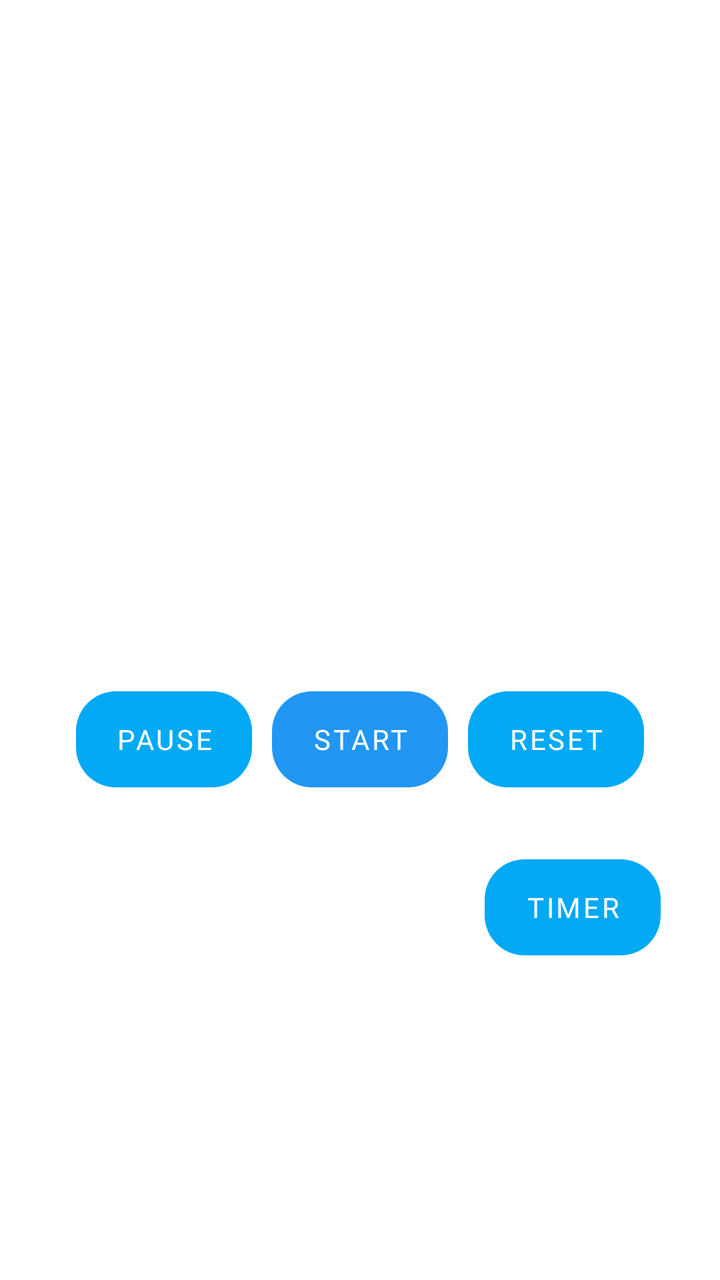
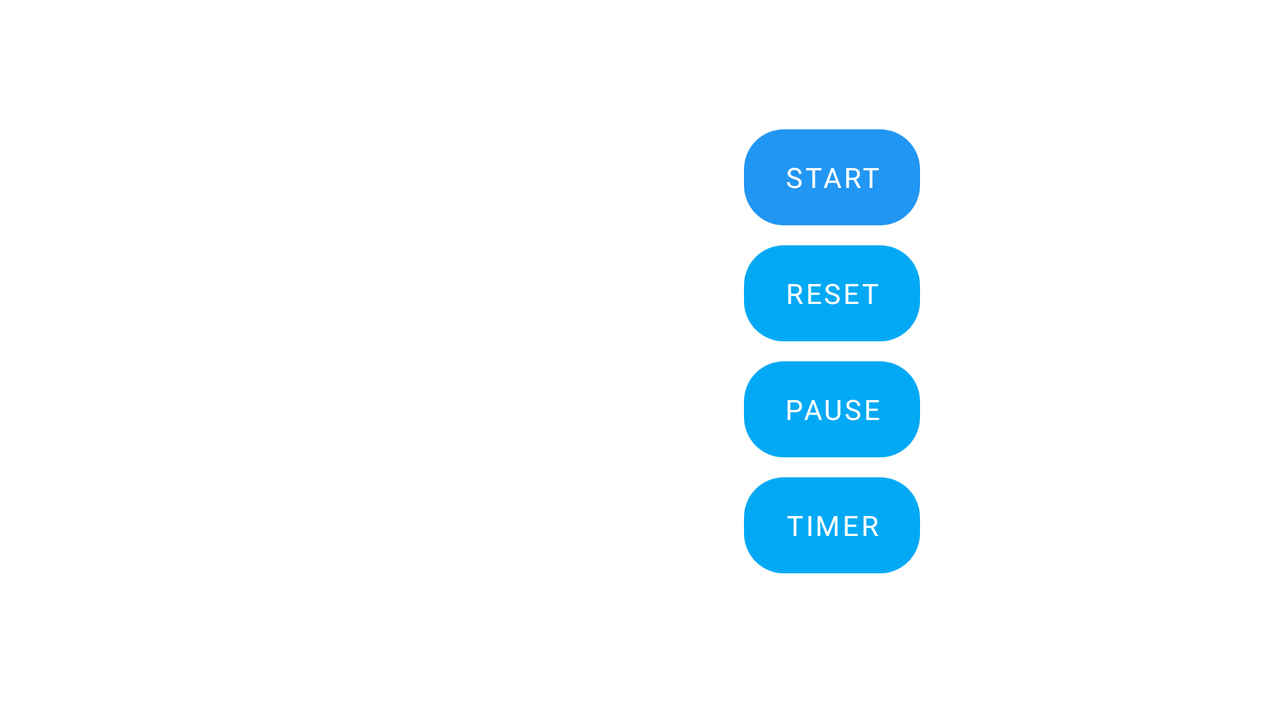

The same Android screen from two of the app's own layout files: first res/layout/ as a phone draws it, then the repository's variant for another configuration, drawn on a device whose configuration selects that folder. Both files follow.
<!-- AndroidManifest.xml: application theme Theme.Stopwatch -->
<!-- res/layout/activity_stop_watch.xml -->
<?xml version="1.0" encoding="utf-8"?>
<androidx.constraintlayout.widget.ConstraintLayout xmlns:android="http://schemas.android.com/apk/res/android"
    xmlns:app="http://schemas.android.com/apk/res-auto"
    xmlns:tools="http://schemas.android.com/tools"
    android:layout_width="match_parent"
    android:layout_height="match_parent"
    tools:context=".StopWatch">

    <TextView
        android:id="@+id/time_view"
        android:layout_width="wrap_content"
        android:layout_height="wrap_content"
        android:fontFamily="@font/press_start_2p"
        android:textAllCaps="true"
        android:textAppearance="@style/TextAppearance.AppCompat.Body1"
        android:textSize="40sp"
        android:textStyle="normal"
        app:layout_constraintBottom_toBottomOf="parent"
        app:layout_constraintEnd_toEndOf="parent"
        app:layout_constraintHorizontal_bias="0.499"
        app:layout_constraintStart_toStartOf="parent"
        app:layout_constraintTop_toTopOf="parent"
        app:layout_constraintVertical_bias="0.163" />

    <Button
        android:id="@+id/button_start"
        android:layout_width="wrap_content"
        android:layout_height="wrap_content"
        android:layout_marginLeft="10dp"
        android:background="@drawable/button"
        android:fontFamily="@font/press_start_2p"
        android:hint="@string/button_start"
        android:textColorHint="@color/white"
        app:backgroundTint="#2196F3"
        app:layout_constraintBottom_toBottomOf="parent"
        app:layout_constraintEnd_toStartOf="@+id/button_reset"
        app:layout_constraintHorizontal_bias="0.5"
        app:layout_constraintStart_toEndOf="@+id/button_pause"
        app:layout_constraintTop_toTopOf="parent"
        app:layout_constraintVertical_bias="0.584" />

    <Button
        android:id="@+id/button_reset"
        android:layout_width="wrap_content"
        android:layout_height="wrap_content"
        android:layout_marginLeft="10dp"
        android:background="@drawable/button"
        android:fontFamily="@font/press_start_2p"
        android:hint="@string/button_reset"
        android:textColorHint="@color/white"
        app:backgroundTint="#03A9F4"
        app:layout_constraintBottom_toBottomOf="parent"
        app:layout_constraintEnd_toEndOf="parent"
        app:layout_constraintHorizontal_bias="0.5"
        app:layout_constraintStart_toEndOf="@+id/button_start"
        app:layout_constraintTop_toTopOf="parent"
        app:layout_constraintVertical_bias="0.584" />

    <Button
        android:id="@+id/button_pause"
        android:layout_width="wrap_content"
        android:layout_height="wrap_content"
        android:background="@drawable/button"
        android:fontFamily="@font/press_start_2p"
        android:hint="@string/button_pause"
        android:textColorHint="@color/white"
        app:backgroundTint="#03A9F4"
        app:layout_constraintBottom_toBottomOf="parent"
        app:layout_constraintEnd_toStartOf="@+id/button_start"
        app:layout_constraintHorizontal_bias="0.5"
        app:layout_constraintHorizontal_chainStyle="packed"
        app:layout_constraintStart_toStartOf="parent"
        app:layout_constraintTop_toTopOf="parent"
        app:layout_constraintVertical_bias="0.584" />

    <Button
        android:id="@+id/button_timer"
        android:layout_width="wrap_content"
        android:layout_height="wrap_content"
        android:background="@drawable/button"
        android:fontFamily="@font/press_start_2p"
        android:hint="@string/button_timer"
        android:textColorHint="@color/white"
        app:backgroundTint="#03A9F4"
        app:layout_constraintBottom_toBottomOf="parent"
        app:layout_constraintEnd_toEndOf="parent"
        app:layout_constraintHorizontal_bias="0.891"
        app:layout_constraintStart_toStartOf="parent"
        app:layout_constraintTop_toBottomOf="@+id/button_start"
        app:layout_constraintVertical_bias="0.182" />


</androidx.constraintlayout.widget.ConstraintLayout>
<!-- resources referenced by this layout -->
<resources>
  <!-- drawable button (drawable) -->
  <?xml version="1.0" encoding="utf-8"?>
  <shape xmlns:android="http://schemas.android.com/apk/res/android">
  
      <size android:width="40sp"
          android:height="40sp"/>
      <corners android:radius="20dp"/>
  </shape>
  <string name="button_pause">PAUSE</string>
  <string name="button_reset">RESET</string>
  <string name="button_start">START</string>
  <string name="button_timer">TIMER</string>
  <style name="Theme.Stopwatch" parent="Theme.MaterialComponents.DayNight.DarkActionBar">
          
          <item name="colorPrimary">#2196F3</item>
          <item name="colorPrimaryVariant">#2196F3</item>
          <item name="colorOnPrimary">@color/white</item>
          <item name="android:textColor">@color/black</item>
          
          <item name="colorSecondary">@color/teal_200</item>
          <item name="colorSecondaryVariant">@color/teal_700</item>
          <item name="colorOnSecondary">@color/black</item>
          
          <item name="android:statusBarColor" tools:targetApi="l">?attr/colorPrimaryVariant</item>
          
  
      </style>
</resources>
<!-- res/layout-land/activity_stop_watch.xml (the repository's variant of the layout above) -->
<!-- drawn on the phone turned sideways -->
<?xml version="1.0" encoding="utf-8"?>
<androidx.constraintlayout.widget.ConstraintLayout xmlns:android="http://schemas.android.com/apk/res/android"
    xmlns:app="http://schemas.android.com/apk/res-auto"
    xmlns:tools="http://schemas.android.com/tools"
    android:layout_width="match_parent"
    android:layout_height="match_parent"
    tools:context=".StopWatch">

    <TextView
        android:id="@+id/time_view"
        android:layout_width="wrap_content"
        android:layout_height="wrap_content"
        android:fontFamily="@font/press_start_2p"
        android:textAllCaps="true"
        android:textSize="40sp"
        android:textStyle="normal"
        app:layout_constraintBottom_toBottomOf="parent"
        app:layout_constraintEnd_toEndOf="parent"
        app:layout_constraintHorizontal_bias="0.166"
        app:layout_constraintStart_toStartOf="parent"
        app:layout_constraintTop_toTopOf="parent"
        app:layout_constraintVertical_bias="0.406" />

    <Button
        android:id="@+id/button_reset"
        android:layout_width="wrap_content"
        android:layout_height="wrap_content"
        android:layout_marginTop="10dp"
        android:background="@drawable/button"
        android:fontFamily="@font/press_start_2p"
        android:hint="@string/button_reset"
        android:textColorHint="@color/white"
        app:backgroundTint="#03A9F4"
        app:layout_constraintBottom_toTopOf="@+id/button_pause"
        app:layout_constraintEnd_toEndOf="parent"
        app:layout_constraintHorizontal_bias="0.674"
        app:layout_constraintStart_toStartOf="parent"
        app:layout_constraintTop_toBottomOf="@+id/button_start" />

    <Button
        android:id="@+id/button_start"
        android:layout_width="wrap_content"
        android:layout_height="wrap_content"
        android:background="@drawable/button"
        android:fontFamily="@font/press_start_2p"
        android:hint="@string/button_start"
        android:textColorHint="@color/white"
        app:backgroundTint="#2196F3"
        app:layout_constraintBottom_toTopOf="@+id/button_reset"
        app:layout_constraintEnd_toEndOf="parent"
        app:layout_constraintHorizontal_bias="0.674"
        app:layout_constraintStart_toStartOf="parent"
        app:layout_constraintTop_toTopOf="parent"
        app:layout_constraintVertical_bias="0.32999998"
        app:layout_constraintVertical_chainStyle="packed" />

    <Button
        android:id="@+id/button_pause"
        android:layout_width="wrap_content"
        android:layout_height="wrap_content"
        android:layout_marginTop="10dp"
        android:background="@drawable/button"
        android:fontFamily="@font/press_start_2p"
        android:hint="@string/button_pause"
        android:textColorHint="@color/white"
        app:backgroundTint="#03A9F4"
        app:layout_constraintBottom_toBottomOf="parent"
        app:layout_constraintEnd_toEndOf="parent"
        app:layout_constraintHorizontal_bias="0.674"
        app:layout_constraintStart_toStartOf="parent"
        app:layout_constraintTop_toBottomOf="@+id/button_reset" />

    <Button
        android:id="@+id/button_timer"
        android:layout_width="wrap_content"
        android:layout_height="wrap_content"
        android:layout_marginTop="10dp"
        android:background="@drawable/button"
        android:fontFamily="@font/press_start_2p"
        android:hint="@string/button_timer"
        android:textColorHint="@color/white"
        app:backgroundTint="#03A9F4"
        app:layout_constraintBottom_toBottomOf="parent"
        app:layout_constraintEnd_toEndOf="parent"
        app:layout_constraintHorizontal_bias="0.674"
        app:layout_constraintStart_toStartOf="parent"
        app:layout_constraintTop_toBottomOf="@+id/button_pause"
        app:layout_constraintVertical_bias="0.0" />


</androidx.constraintlayout.widget.ConstraintLayout>
